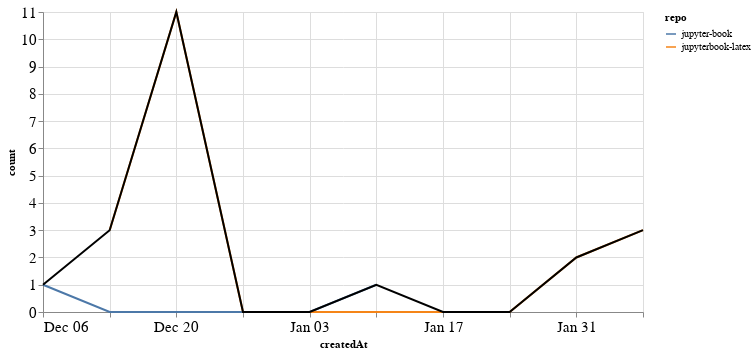

Notebook source saved alongside this figure:
### Markdown cell above
### PRs

### Code cell
prs_time = prs.groupby('repo').resample('W', on='createdAt').count()['author'].reset_index()
prs_time = prs_time.rename(columns={'author': 'count'})
prs_time_total = prs_time.groupby('createdAt').agg({"count": "sum"}).reset_index()

ch1 = alt.Chart(prs_time, width=600).mark_line().encode(
    x='createdAt',
    y='count',
    color='repo',
    tooltip="repo"
)

ch2 = alt.Chart(prs_time_total, width=600).mark_line(color="black").encode(
    x='createdAt',
    y='count',
)

ch1 + ch2

### Figure 1 — Vega-Lite specification as saved in the notebook (floating-point values rounded to 4 significant figures)
{"config": {"axisLeft": {"labelFontSize": 15}, "axisBottom": {"labelFontSize": 15}}, "layer": [{"data": {"name": "data-45f25f33d7f356aec652dc439e04cf59"}, "mark": "line", "encoding": {"color": {"type": "nominal", "field": "repo"}, "tooltip": {"type": "nominal", "field": "repo"}, "x": {"type": "temporal", "field": "createdAt"}, "y": {"type": "quantitative", "field": "count"}}, "width": 600}, {"data": {"name": "data-93bc6d638b1a124ec17199b25e4b22ac"}, "mark": {"type": "line", "color": "black"}, "encoding": {"x": {"type": "temporal", "field": "createdAt"}, "y": {"type": "quantitative", "field": "count"}}, "width": 600}], "$schema": "https://vega.github.io/schema/vega-lite/v4.8.1.json", "datasets": {"data-45f25f33d7f356aec652dc439e04cf59": [{"repo": "jupyter-book", "createdAt": "2020-12-06T00:00:00", "count": 1}, {"repo": "jupyter-book", "createdAt": "2020-12-13T00:00:00", "count": 0}, {"repo": "jupyter-book", "createdAt": "2020-12-20T00:00:00", "count": 0}, {"repo": "jupyter-book", "createdAt": "2020-12-27T00:00:00", "count": 0}, {"repo": "jupyter-book", "createdAt": "2021-01-03T00:00:00", "count": 0}, {"repo": "jupyter-book", "createdAt": "2021-01-10T00:00:00", "count": 1}, {"repo": "jupyterbook-latex", "createdAt": "2020-12-13T00:00:00", "count": 3}, {"repo": "jupyterbook-latex", "createdAt": "2020-12-20T00:00:00", "count": 11}, {"repo": "jupyterbook-latex", "createdAt": "2020-12-27T00:00:00", "count": 0}, {"repo": "jupyterbook-latex", "createdAt": "2021-01-03T00:00:00", "count": 0}, {"repo": "jupyterbook-latex", "createdAt": "2021-01-10T00:00:00", "count": 0}, {"repo": "jupyterbook-latex", "createdAt": "2021-01-17T00:00:00", "count": 0}, {"repo": "jupyterbook-latex", "createdAt": "2021-01-24T00:00:00", "count": 0}, {"repo": "jupyterbook-latex", "createdAt": "2021-01-31T00:00:00", "count": 2}, {"repo": "jupyterbook-latex", "createdAt": "2021-02-07T00:00:00", "count": 3}], "data-93bc6d638b1a124ec17199b25e4b22ac": [{"createdAt": "2020-12-06T00:00:00", "count": 1}, {"createdAt": "2020-12-13T00:00:00", "count": 3}, {"createdAt": "2020-12-20T00:00:00", "count": 11}, {"createdAt": "2020-12-27T00:00:00", "count": 0}, {"createdAt": "2021-01-03T00:00:00", "count": 0}, {"createdAt": "2021-01-10T00:00:00", "count": 1}, {"createdAt": "2021-01-17T00:00:00", "count": 0}, {"createdAt": "2021-01-24T00:00:00", "count": 0}, {"createdAt": "2021-01-31T00:00:00", "count": 2}, {"createdAt": "2021-02-07T00:00:00", "count": 3}]}}
